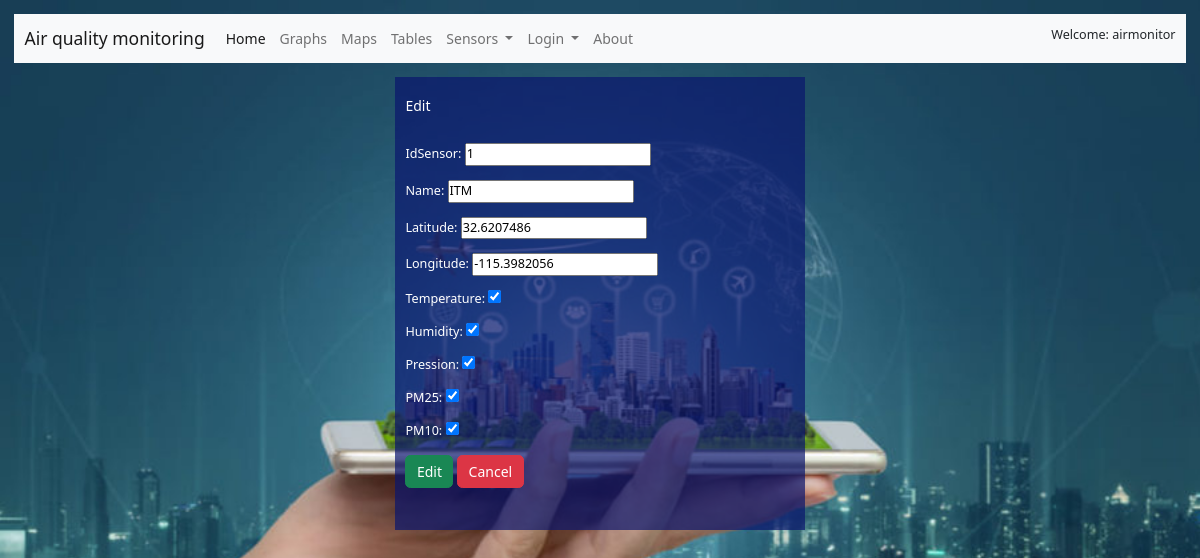
The app's page /sensors/1/edit/ (signed in) with its own data.
### sensors/models.py (models this page shows, shortened)
class Sensor(models.Model):
    idSensor = models.IntegerField(primary_key=True, null=False)
    name = models.CharField(max_length=10)
    Latitude = models.DecimalField(default=0, max_digits=10, decimal_places=7)
    Longitude =  models.DecimalField(default=0, max_digits=10, decimal_places=7)
    Temperature= models.BooleanField()
    Humidity= models.BooleanField()
    Pression= models.BooleanField()
    PM25= models.BooleanField()
    PM10= models.BooleanField()
    created_on = models.DateTimeField(auto_now_add=True)

### sensors/views.py (the view)
# urls.py: path('<int:pk>/edit/', SensorUpdateView.as_view(), name="sensor_edit"),
class SensorUpdateView(LoginRequiredMixin, UserPassesTestMixin,  UpdateView): #113
    template_name = "sensors/edit.html"
    model = Sensor
    fields = ["idSensor","name","Latitude","Longitude","Temperature","Humidity","Pression","PM25","PM10"]
    permission_required = "sensors.change_sensor"
    def test_func(self):
        if self.request.user.has_perm("sensors.change_sensor"):
            return 1
        else:
            return

### templates/sensors/edit.html (shortened to what this page needs)
{% extends 'base.html' %}
{% block content %}
<div class="container mt-3 table-dark main" style="width: 35%; ">
    <br>
    <h1>Edit</h1>
    <br>
    <form method="post" enctype="multipart/form-data">
        {{ form.as_p}}
        <input type="submit" value="Edit" class="btn btn-success">
        <a class="btn btn-danger" href="{% url 'sensor_list' %}">Cancel</a></li>
    </form>
    <br><br>
</div>
{% endblock content %}

### templates/base.html (shortened to what this page needs)
<!DOCTYPE html>
<html lang="en">
<head>
    <link href="https://cdn.jsdelivr.net/npm/bootstrap@5.2.1/dist/css/bootstrap.min.css" rel="stylesheet"
>
    <link rel="stylesheet" href="/static/css/style.css" type="text/css" media="all" title>
    <link rel="stylesheet" href="/static/css/style2.css" type="text/css" media="all" title>
</head>
<body>
    <nav class="navbar navbar-expand-lg navbar-light bg-light">
        <div class="container-fluid">
            <a class="navbar-brand" href="{%  url 'home' %}">Air quality monitoring</a>
            <div class="collapse navbar-collapse" id="navbarNavAltMarkup">
                <div class="navbar-nav">
                    <a class="nav-link active" aria-current="page" href="{%  url 'home' %}" accesskey="H">Home</a>
                    <a class="nav-link" href="{%  url 'measurements_graphs' %}" accesskey="G">Graphs</a>
                    <a class="nav-link" href="{%  url 'show_map' yy='2022-0-0'%}" accesskey="M">Maps</a>
                    <a class="nav-link" href="{%  url 'show_table' yy='2022-0-0'%}" accesskey="T">Tables</a>
                    {% if request.user.is_authenticated %}
                    <li class="nav-item dropdown">
                        <a class="nav-link dropdown-toggle" href="#" role="button" data-bs-toggle="dropdown"
                            aria-expanded="false" accesskey="S">
                            Sensors
                        </a>
                    </li>
                    {% endif %}
                    <li class="nav-item dropdown">
                        <a class="nav-link dropdown-toggle" href="#" role="button" data-bs-toggle="dropdown"
                            aria-expanded="false" accesskey="S">
                            Login
                        </a>
                    </li>
                    <a class="nav-link" href="{%  url 'about' %}">About</a>
                </div>
            </div>
            {% if request.user.is_authenticated %}
            <h2>Welcome: {{ request.user.username }} <h2>
                    {% endif %}
        </div>
    </nav>
    {% block content %}
    {% endblock content %}
</body>
</html>

### static/css/style.css (style rules this page uses)
html { font-size: 14px; }
body { background-size: cover; background-image: url("../images/fondo.jpg"); background-position: center center; background-repeat: no-repeat; background-attachment: fixed; background-color: rgb(13, 157, 157); }
h1 { font-size: 1rem; }
p, h2, h3 { font-size: .9rem; }
.main { text-align: left; background: rgba(10, 22, 110, 0.7); color: white; overflow: hidden }
@media all and (min-width: 800px) { .main { flex: 4 0px; } }
@media all and (min-width: 800px) { .main { order: 2; } }
body { padding: 1em; }

### static/css/style2.css (style rules this page uses)
* { margin: 0; padding: 0; box-sizing: border-box; }

### records on screen
Sensor: idSensor "1", name "ITM", Latitude "32.6207486", Longitude "-115.3982056", Temperature "☑", Humidity "☑", Pression "☑", PM25 "☑", PM10 "☑"

### other values on screen
{{ request.user.username }} "airmonitor"
